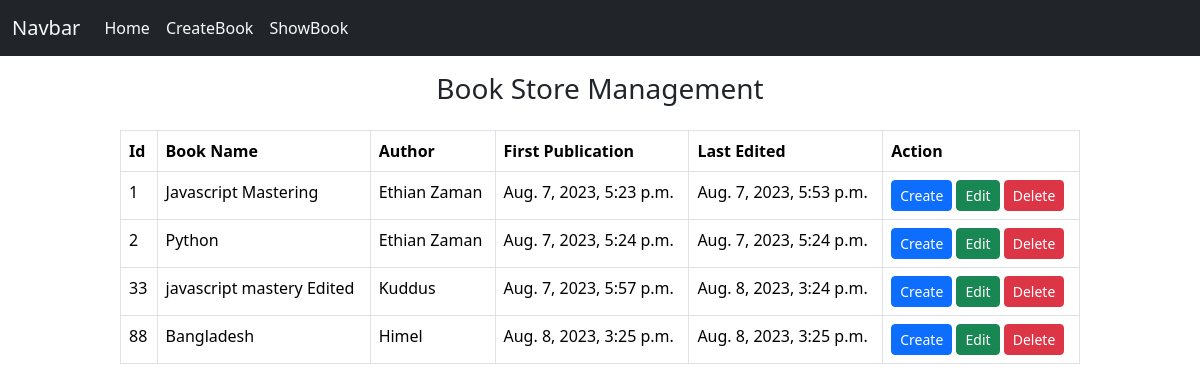
The app's page /show_book/ with its own data.
### Book_store_app/models.py (models this page shows)
class BookStoreModel(models.Model):
    CATEGORY = (
        ('Mystery', 'Mystery'),
        ('Thriller', 'Thriller'),
        ('Sci-fi', 'Sci-fi'),
        ('Humor', 'Humor'),
        ('Horror', 'Horror'),
        ('Education', 'Education')
    )
    id = models.IntegerField(primary_key=True)
    book_name = models.CharField(max_length=30)
    author = models.CharField(max_length=30)
    category = models.CharField(max_length=30, choices=CATEGORY)
    first_sub = models.DateTimeField(auto_now_add=True)
    last_sub = models.DateTimeField(auto_now=True)

### Book_store_app/views.py (the view)
# urls.py: path('show_book/', show_book,  name='showbookpage'),
def show_book(request):
    book = BookStoreModel.objects.all()
    return render(request, 'show_book.html', {'data': book})

### Book_store_app/templates/show_book.html (shortened to what this page needs)
{% extends 'base.html' %}
{% block content %}
  <h3 class="text-center p-3">Book Store Management</h3>
{% if data %}
<table class="table table-bordered mx-auto" style="width: 80%;">
    <thead>
      <tr>
        <th>Id</th>
        <th>Book Name</th>
        <th>Author</th>
        <th>First Publication</th>
        <th>Last Edited</th>
        <th>Action</th>
      </tr>
    </thead>
    <tbody>
      {% for item in data %}
        <tr>
          <td>{{ item.id }}</td>
          <td>{{ item.book_name }}</td>
          <td>{{ item.author }}</td>
          <td>{{ item.first_sub }}</td>
          <td>{{ item.last_sub }}</td>
          <td>
             <a href="{% url 'createbookpage' %}"><button type="submit" class="btn btn-primary btn-sm">Create</button></a>
             <a href="{% url 'editbookpage' id=item.id %}"><button type="submit" class="btn btn-success btn-sm">Edit</button></a>
             <a href="{% url 'deletebookpage' id=item.id %}"><button type="submit" class="btn btn-danger btn-sm">Delete</button></a>
          </td>
        </tr>
      {% endfor %}
    </tbody>
  </table>
  {% else %}
  <h3 class="text-center text-warning">Data not avaiable now</h3>
  {% endif %}
{% endblock %}

### Book_store_app/templates/base.html (shortened to what this page needs)
<!DOCTYPE html>
<html lang="en">
  <head>
    <link href="https://cdn.jsdelivr.net/npm/bootstrap@5.3.1/dist/css/bootstrap.min.css" rel="stylesheet" />
  </head>
  <body>
    <nav class="navbar navbar-expand-lg bg-dark text-light">
      <div class="container-fluid">
        <a class="navbar-brand text-light" href="#">Navbar</a>
        <div class="collapse navbar-collapse" id="navbarSupportedContent">
          <ul class="navbar-nav me-auto text-center  mb-2 mb-lg-0">
            <li class="nav-item">
              <a class="nav-link text-light" href="{% url 'homepage' %}">Home</a>
            </li>
            <li class="nav-item">
              <a class="nav-link text-light" href="{% url 'createbookpage' %}">CreateBook</a>
            </li>
            <li class="nav-item">
              <a class="nav-link text-light" href="{% url 'showbookpage' %}">ShowBook</a>
            </li>
          </ul>
        </div>
      </div>
    </nav>
    {% block content %}{% endblock %}
  </body>
</html>

### records on screen
BookStoreModel: id "1", book_name "Javascript Mastering", author "Ethian Zaman", first_sub "Aug. 7, 2023, 5:23 p.m.", last_sub "Aug. 7, 2023, 5:53 p.m."
BookStoreModel: id "2", book_name "Python", author "Ethian Zaman", first_sub "Aug. 7, 2023, 5:24 p.m.", last_sub "Aug. 7, 2023, 5:24 p.m."
BookStoreModel: id "33", book_name "javascript mastery Edited", author "Kuddus", first_sub "Aug. 7, 2023, 5:57 p.m.", last_sub "Aug. 8, 2023, 3:24 p.m."
BookStoreModel: id "88", book_name "Bangladesh", author "Himel", first_sub "Aug. 8, 2023, 3:25 p.m.", last_sub "Aug. 8, 2023, 3:25 p.m."
